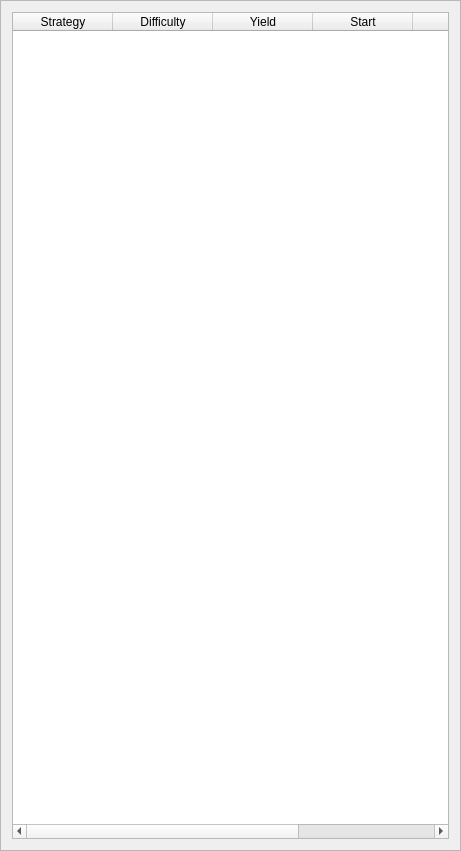
<?xml version="1.0" encoding="UTF-8"?>
<ui version="4.0">
 <class>Frame</class>
 <widget class="QFrame" name="Frame">
  <property name="geometry">
   <rect>
    <x>0</x>
    <y>0</y>
    <width>461</width>
    <height>851</height>
   </rect>
  </property>
  <property name="sizePolicy">
   <sizepolicy hsizetype="Fixed" vsizetype="Fixed">
    <horstretch>0</horstretch>
    <verstretch>0</verstretch>
   </sizepolicy>
  </property>
  <property name="maximumSize">
   <size>
    <width>461</width>
    <height>851</height>
   </size>
  </property>
  <property name="windowTitle">
   <string>Frame</string>
  </property>
  <property name="frameShape">
   <enum>QFrame::StyledPanel</enum>
  </property>
  <property name="frameShadow">
   <enum>QFrame::Raised</enum>
  </property>
  <layout class="QGridLayout" name="gridLayout">
   <item row="0" column="0">
    <widget class="QTableWidget" name="tableEvents">
     <property name="editTriggers">
      <set>QAbstractItemView::NoEditTriggers</set>
     </property>
     <property name="showDropIndicator" stdset="0">
      <bool>false</bool>
     </property>
     <property name="dragDropOverwriteMode">
      <bool>false</bool>
     </property>
     <property name="alternatingRowColors">
      <bool>true</bool>
     </property>
     <property name="sortingEnabled">
      <bool>true</bool>
     </property>
     <property name="cornerButtonEnabled">
      <bool>false</bool>
     </property>
     <column>
      <property name="text">
       <string>Strategy</string>
      </property>
     </column>
     <column>
      <property name="text">
       <string>Difficulty</string>
      </property>
     </column>
     <column>
      <property name="text">
       <string>Yield</string>
      </property>
     </column>
     <column>
      <property name="text">
       <string>Start</string>
      </property>
     </column>
     <column>
      <property name="text">
       <string>End</string>
      </property>
     </column>
     <column>
      <property name="text">
       <string>Delta</string>
      </property>
     </column>
    </widget>
   </item>
  </layout>
 </widget>
 <resources/>
 <connections/>
</ui>
